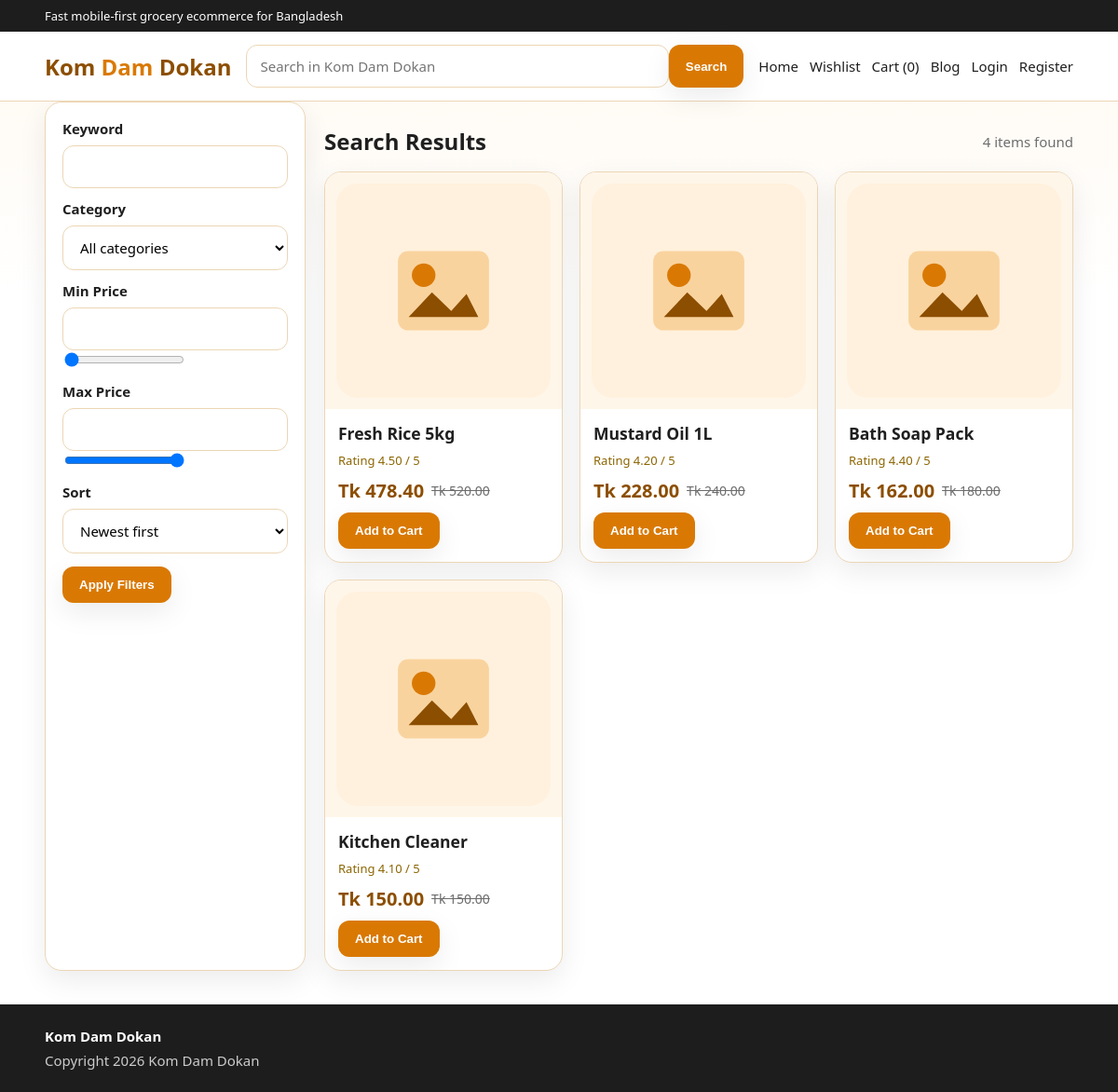
The app's page /category.php with its own data.
### tables this page shows
CREATE TABLE IF NOT EXISTS products (
    id INT AUTO_INCREMENT PRIMARY KEY,
    cat_id INT NOT NULL,
    brand_id INT NULL,
    name VARCHAR(190) NOT NULL,
    slug VARCHAR(220) NOT NULL UNIQUE,
    description TEXT NULL,
    price DECIMAL(10,2) NOT NULL DEFAULT 0,
    discount_percent DECIMAL(5,2) NOT NULL DEFAULT 0,
    stock INT NOT NULL DEFAULT 0,
    image VARCHAR(255) NULL,
    gallery TEXT NULL,
    rating_avg DECIMAL(3,2) NOT NULL DEFAULT 0,
    rating_count INT NOT NULL DEFAULT 0,
    status TINYINT(1) NOT NULL DEFAULT 1,
    created_at DATETIME NOT NULL DEFAULT CURRENT_TIMESTAMP
);

### category.php (called while the page is built, shortened)
<?php
require __DIR__ . '/search.php';

### includes/functions.php (called while the page is built, shortened)
<?php
function app_config(): array
{
    static $config;
    if ($config === null) {
        $configFile = __DIR__ . '/config.php';
        $config = require $configFile;
    }
    return $config;
}
function db(): PDO
{
    static $pdo;
    if ($pdo instanceof PDO) {
        return $pdo;
    }
    $config = app_config()['db'];
    $dsn = sprintf(
        'mysql:host=%s;port=%s;dbname=%s;charset=%s',
        $config['host'],
        $config['port'],
        $config['database'],
        $config['charset']
    );
    $pdo = new PDO($dsn, $config['username'], $config['password'], [
        PDO::ATTR_ERRMODE => PDO::ERRMODE_EXCEPTION,
        PDO::ATTR_DEFAULT_FETCH_MODE => PDO::FETCH_ASSOC,
        PDO::ATTR_EMULATE_PREPARES => false,
    ]);
    return $pdo;
}
function e(?string $value): string
{
    return htmlspecialchars((string) $value, ENT_QUOTES, 'UTF-8');
}
function base_url(string $path = ''): string
{
    $url = '';
    $configuredUrl = trim((string) (app_config()['app']['url'] ?? ''));
    if ($configuredUrl !== '') {
        $currentHost = $_SERVER['HTTP_HOST'] ?? '';
        $configuredHost = parse_url($configuredUrl, PHP_URL_HOST) ?: '';
        $configuredPort = parse_url($configuredUrl, PHP_URL_PORT);
        $currentPort = null;
        $currentHostOnly = preg_replace('/:\d+$/', '', $currentHost);
        if ($configuredHost !== '' && strcasecmp($configuredHost, $currentHostOnly) === 0) {
            $defaultCurrentPort = $currentPort === null || in_array($currentPort, [80, 443], true);
            $portsMatch = $configuredPort !== null && $configuredPort === $currentPort;
            $safeWithoutPort = $configuredPort === null && $defaultCurrentPort;
            if ($portsMatch || $safeWithoutPort) {
                $url = rtrim($configuredUrl, '/');
            }
        }
    }
    $path = ltrim($path, '/');
    return $path === '' ? $url : $url . '/' . $path;
}
function product_image(?string $image): string
{
    return base_url('assets/images/placeholder-product.svg');
}
function sale_price(float $price, float $discountPercent): float
{
    return round($price - (($price * $discountPercent) / 100), 2);
}
function money(float $amount): string
{
    return 'Tk ' . number_format($amount, 2);
}
function fetch_products(array $filters = [], int $page = 1, int $perPage = 12): array
{
    $where = ['p.status = 1'];
    $params = [];
    $order = 'p.created_at DESC';
    $offset = max($page - 1, 0) * $perPage;
    $pdo = db();
    $countSql = 'SELECT COUNT(*) FROM products p LEFT JOIN categories c ON c.id = p.cat_id WHERE ' . implode(' AND ', $where);
    $stmt = $pdo->prepare($countSql);
    $stmt->execute($params);
    $total = (int) $stmt->fetchColumn();
    $sql = 'SELECT p.*, c.name AS category_name, c.slug AS category_slug FROM products p LEFT JOIN categories c ON c.id = p.cat_id WHERE ' . implode(' AND ', $where) . ' ORDER BY ' . $order . ' LIMIT ' . (int) $perPage . ' OFFSET ' . (int) $offset;
    $stmt = $pdo->prepare($sql);
    $stmt->execute($params);
    return [
        'data' => $stmt->fetchAll(),
        'total' => $total,
        'page' => $page,
        'per_page' => $perPage,
        'pages' => max(1, (int) ceil($total / $perPage)),
    ];
}

### includes/config.php (called while the page is built, shortened)
<?php
return [
    'app' => [
        'name' => 'Kom Dam Dokan',
        'url' => 'http://localhost/komdamdokan',
        'env' => 'development',
        'debug' => true,
        'timezone' => 'Asia/Dhaka',
        'session_name' => 'kdd_session',
        'remember_cookie' => 'kdd_remember',
        'remember_days' => 30,
    ],
    'db' => [
        'host' => '127.0.0.1',
        'port' => '3306',
        'database' => 'komdamdokan',
        'username' => 'root',
        'password' => '',
        'charset' => 'utf8mb4',
    ],
    'mail' => [
        'host' => 'smtp.gmail.com',
        'port' => 587,
        'username' => 'yourgmail@gmail.com',
        'password' => 'your-app-password',
        'from_email' => 'yourgmail@gmail.com',
        'from_name' => 'Kom Dam Dokan',
        'encryption' => 'tls',
    ],
];

### includes/bootstrap.php (called while the page is built, shortened)
<?php
require_once __DIR__ . '/functions.php';
$config = app_config();

### search.php (the view, shortened to what this page needs)
<?php
require_once __DIR__ . '/includes/bootstrap.php';
$page = max(1, (int) ($_GET['page'] ?? 1));
$filters = [
    'q' => trim($_GET['q'] ?? ''),
    'category' => $_GET['category'] ?? '',
    'min' => $_GET['min'] ?? '',
    'max' => $_GET['max'] ?? '',
    'sort' => $_GET['sort'] ?? 'newest',
];
$products = fetch_products($filters, $page, 12);
require_once __DIR__ . '/includes/header.php';
?>
<div class="layout">
    <aside class="sidebar card filters">
        <form method="get">
            <label>Keyword</label>
            <input class="form-control" type="text" name="q" value="<?= e($filters['q']) ?>">
            <label style="margin-top:12px">Category</label>
            <select name="category">
                <option value="">All categories</option>
            </select>
            <label style="margin-top:12px">Min Price</label>
            <input id="minPrice" class="form-control" type="number" name="min" value="<?= e((string) $filters['min']) ?>">
            <input type="range" min="0" max="5000" value="<?= e((string) ($filters['min'] ?: 0)) ?>" data-range-sync="minPrice">
            <label style="margin-top:12px">Max Price</label>
            <input id="maxPrice" class="form-control" type="number" name="max" value="<?= e((string) $filters['max']) ?>">
            <input type="range" min="0" max="5000" value="<?= e((string) ($filters['max'] ?: 5000)) ?>" data-range-sync="maxPrice">
            <label style="margin-top:12px">Sort</label>
            <select name="sort">
                <option value="newest" <?= $filters['sort'] === 'newest' ? 'selected' : '' ?>>Newest first</option>
            </select>
            <button class="btn" style="margin-top:14px" type="submit">Apply Filters</button>
        </form>
    </aside>
    <section>
        <div class="section-title"><h2>Search Results</h2><span class="muted"><?= (int) $products['total'] ?> items found</span></div>
        <div class="grid product-grid">
            <?php foreach ($products['data'] as $product): $sale = sale_price((float) $product['price'], (float) $product['discount_percent']); ?>
                <article class="product-card">
                    <a href="product.php?id=<?= (int) $product['id'] ?>"><div class="product-thumb"><img src="<?= e(product_image($product['image'])) ?>" alt="<?= e($product['name']) ?>"></div></a>
                    <div class="product-body">
                        <h3 style="margin:0 0 8px"><a href="product.php?id=<?= (int) $product['id'] ?>"><?= e($product['name']) ?></a></h3>
                        <div class="rating">Rating <?= e((string) $product['rating_avg']) ?> / 5</div>
                        <div class="price-row"><span class="price-new"><?= e(money($sale)) ?></span><span class="price-old"><?= e(money((float) $product['price'])) ?></span></div>
                        <form method="post" data-cart-action>
                            <button class="btn" type="submit">Add to Cart</button>
                        </form>
                    </div>
                </article>
            <?php endforeach; ?>
        </div>
    </section>
</div>
<?php require_once __DIR__ . '/includes/footer.php'; ?>

### assets/css/style.css (style rules this page uses)
* { box-sizing:border-box }
body { margin:0;font-family:"Segoe UI",Tahoma,sans-serif;background:linear-gradient(180deg,#fff9f0 0%,#fff 320px);color:var(--text);font-size:15px }
a { text-decoration:none;color:inherit }
img { max-width:100%;display:block }
.search-form input,.form-control,textarea,select { width:100%;padding:12px 14px;border:1px solid var(--border);border-radius:12px;background:#fff;font:inherit }
.search-form button,.btn { border:none;background:var(--primary);color:#fff;padding:12px 18px;border-radius:12px;font-weight:700;cursor:pointer;box-shadow:var(--shadow) }
.card,.product-card,.admin-card { background:var(--surface);border:1px solid var(--border);border-radius:18px;box-shadow:var(--shadow) }
.section-title { display:flex;align-items:center;justify-content:space-between;margin:26px 0 16px }
.section-title h2 { margin:0;font-size:24px }
.grid { display:grid;gap:18px }
.product-grid { grid-template-columns:repeat(auto-fit,minmax(220px,1fr)) }
.product-card { overflow:hidden }
.product-thumb { aspect-ratio:1;background:#fff6ea;padding:12px }
.product-body { padding:14px }
.muted { color:var(--muted) }
.price-row { display:flex;align-items:center;gap:8px;flex-wrap:wrap;margin:10px 0 }
.price-old { text-decoration:line-through;color:var(--muted);font-size:14px }
.price-new { font-size:20px;font-weight:800;color:var(--primary-dark) }
.rating { font-size:13px;color:#8c6500 }
.layout { display:grid;grid-template-columns:280px 1fr;gap:20px }
.sidebar { padding:18px }
.filters label { display:block;margin:0 0 8px;font-weight:600 }

### records on screen
products: name "Fresh Rice 5kg", rating_avg "4.50", money($sale) "Tk 478.40", price "Tk 520.00"
products: name "Mustard Oil 1L", rating_avg "4.20", money($sale) "Tk 228.00", price "Tk 240.00"
products: name "Bath Soap Pack", rating_avg "4.40", money($sale) "Tk 162.00", price "Tk 180.00"
products: name "Kitchen Cleaner", rating_avg "4.10", money($sale) "Tk 150.00", price "Tk 150.00"

### other values on screen
$cartCount "0"
$products['total'] "4"
setting('site_name', 'Kom Dam Dokan') "Kom Dam Dokan"
setting('copyright_text', 'Copyright 2026 Kom Dam Dokan') "Copyright 2026 Kom Dam Dokan"
